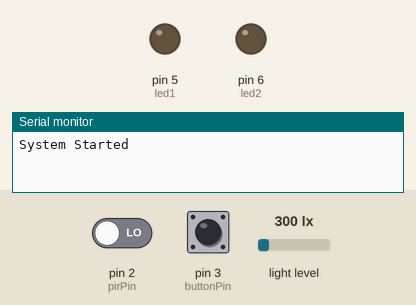
Simulated run of this sketch. Board: Arduino Uno, built with avr-gcc and run on an emulated ATmega328P. Parts: output pins drawn as LEDs (lit = HIGH), the last lines printed to the serial monitor. The inputs (shaded band) are chosen by the test bench; at power-on: pin 3 (buttonPin) HIGH, pin 2 (pirPin) LOW, light level 300 lx.

Above: at 1.2 s.
1.3 s: pin 3 (buttonPin) pulled LOW for 0.15 s
At 2.0 s:
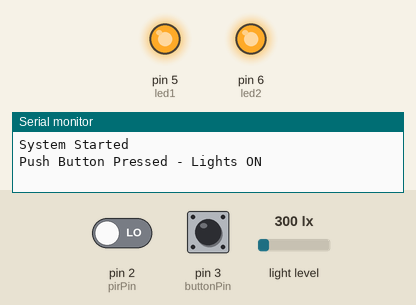
4.4 s: pin 3 (buttonPin) pulled LOW for 1 s
At 5.1 s:
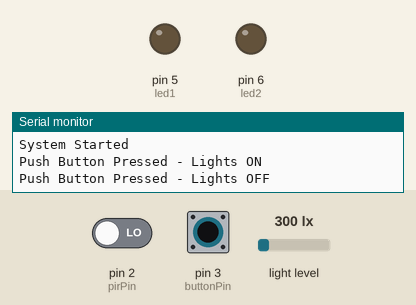
6.9 s: pin 3 (buttonPin) pulled LOW for 3.2 s
At 7.6 s:
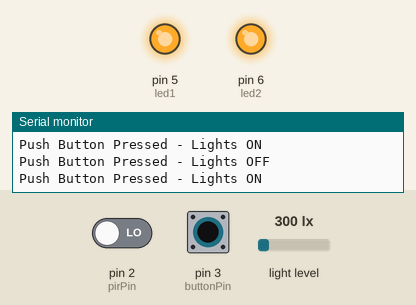
Timing chart, 0 to 9.9 s (numbered marks = the images above; inputs shaded):
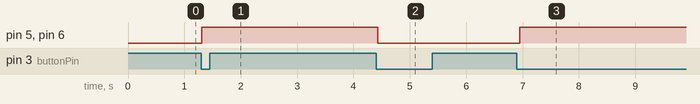

Measured:
- after the input at 1.3 s, pin 5 (led1), pin 6 (led2): LOW → HIGH at once
- after the input at 4.4 s, pin 5 (led1), pin 6 (led2): HIGH → LOW at once
- after the input at 6.9 s, pin 5 (led1), pin 6 (led2): LOW → HIGH after 0.05 s

The sketch:

4.1P.ino
```cpp
#include <Wire.h>
#include <BH1750.h>

// Create a BH1750 light sensor object.
// The sensor is used to measure the surrounding light intensity in lux.
BH1750 lightMeter;

// Pin definitions
// PIR sensor is connected to digital pin 2.
// Push button is connected to digital pin 3.
// Two LEDs are connected to pins 5 and 6.
const int pirPin = 2;
const int buttonPin = 3;
const int led1 = 5;
const int led2 = 6;

// Variables
// These flags are set by the interrupt service routines when
// motion or a button press is detected.
volatile bool motionDetected = false;
volatile bool buttonPressed = false;

// Stores the current state of the two lights.
// true = lights ON, false = lights OFF.
bool lightsOn = false;

// Stores the light intensity measured by the BH1750 sensor in lux.
float lightLevel;

// Interrupt Service Routine for the PIR sensor.
// This function is automatically called when the PIR sensor
// detects a rising signal, indicating motion.
void pirISR() {
  motionDetected = true;
}

// Interrupt Service Routine for the push button.
// This function is automatically called when the button is pressed
// and the input signal changes from HIGH to LOW.
void buttonISR() {
  buttonPressed = true;
}

void setup() {
  // Start serial communication for displaying system status
  // and sensor/event information in the Serial Monitor.
  Serial.begin(9600);

  // Initialise I2C communication for the BH1750 light sensor.
  Wire.begin();

  // Initialise the BH1750 sensor so that light measurements
  // can be read during program execution.
  lightMeter.begin();

  // Configure both LED pins as outputs because the Arduino
  // controls the LEDs by setting their digital states.
  pinMode(led1, OUTPUT);
  pinMode(led2, OUTPUT);

  // Configure the PIR sensor as a digital input.
  pinMode(pirPin, INPUT);

  // Configure the push button using the internal pull-up resistor.
  // This keeps the input HIGH normally and changes to LOW
  // when the button is pressed.
  pinMode(buttonPin, INPUT_PULLUP);

  // Attach an interrupt to the PIR sensor.
  // RISING means the interrupt is triggered when the signal
  // changes from LOW to HIGH, indicating detected motion.
  attachInterrupt(digitalPinToInterrupt(pirPin), pirISR, RISING);

  // Attach an interrupt to the push button.
  // FALLING means the interrupt is triggered when the signal
  // changes from HIGH to LOW when the button is pressed.
  attachInterrupt(digitalPinToInterrupt(buttonPin), buttonISR, FALLING);

  // Display a message confirming that the system has started.
  Serial.println("System Started");
}

void loop() {

  // Read the current surrounding light intensity from the BH1750 sensor.
  // The measured value is returned in lux and stored in lightLevel.
  lightLevel = lightMeter.readLightLevel();

  // PIR Interrupt
  // Check whether the PIR interrupt has detected motion.
  if (motionDetected) {
    // Reset the flag so that the same motion event is not
    // processed repeatedly in the following loop cycles.
    motionDetected = false;

    // Display the motion detection event in the Serial Monitor.
    Serial.println("Motion Detected!");

    // If the measured light level is below 30 lux,
    // the environment is considered dark.
    if (lightLevel < 30) {     // Dark threshold

      // Turn both LEDs ON because motion has been detected
      // while the surrounding environment is dark.
      digitalWrite(led1, HIGH);
      digitalWrite(led2, HIGH);

      // Update the light state variable to indicate that
      // the lights are currently switched on.
      lightsOn = true;

      // Display the reason for switching the lights on.
      Serial.println("Dark detected.");
      Serial.println("Lights ON");
    }
    else {
      // If the light level is 30 lux or higher, the environment
      // is considered bright enough, so the LEDs remain OFF.
      Serial.println("Bright environment.");
      Serial.println("Lights remain OFF");
    }
  }

  // ---------- Push Button Interrupt ----------
  // Check whether the push button interrupt has detected a press.
  if (buttonPressed) {
    // Reset the flag after processing the button event.
    buttonPressed = false;

    // Toggle the current light state.
    // If the lights are ON, they will turn OFF.
    // If the lights are OFF, they will turn ON.
    lightsOn = !lightsOn;

    // Apply the updated light state to both LEDs.
    digitalWrite(led1, lightsOn);
    digitalWrite(led2, lightsOn);

    // Display the new light state in the Serial Monitor.
    if (lightsOn)
      Serial.println("Push Button Pressed - Lights ON");
    else
      Serial.println("Push Button Pressed - Lights OFF");
  }

  // Small delay to provide a short pause between loop iterations
  // and allow the system to process sensor and interrupt events.
  delay(100);
}
```
